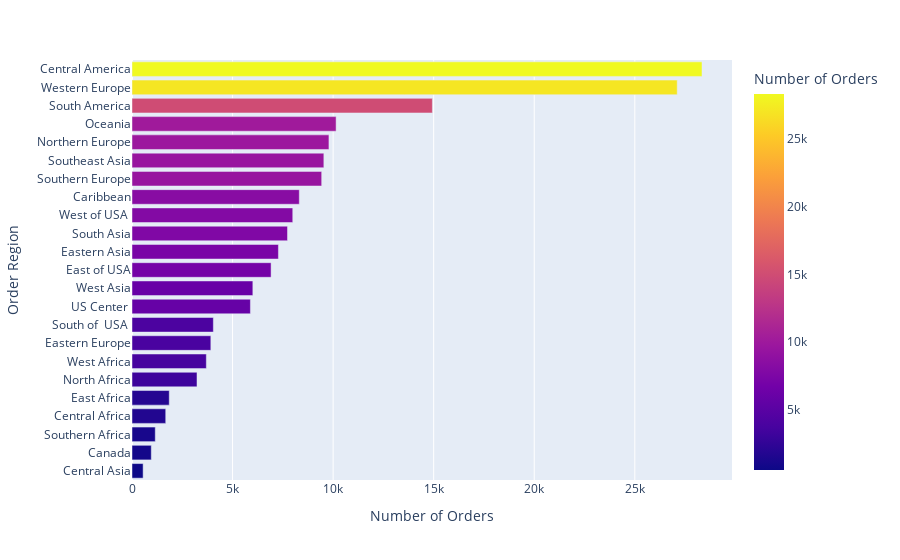

Notebook source saved alongside this figure:
### Markdown cell above
# Based on Region

### Code cell
data_Region=df1.groupby(['Order Region'])['Order Id'].count().reset_index(name='Number of Orders').sort_values(by= 'Number of Orders', ascending= True)
px.bar(data_Region, x='Number of Orders',y = 'Order Region',color ='Number of Orders')

### Figure 1 — Plotly figure (JSON) as saved in the notebook; plotly's stock layout.template omitted (floating-point values rounded to 4 significant figures)
{"data": [{"alignmentgroup": "True", "hovertemplate": "Number of Orders=%{marker.color}<br>Order Region=%{y}<extra></extra>", "legendgroup": "", "marker": {"color": [553, 959, 1157, 1677, 1852, 3232, 3696, 3920, 4045, 5887, 6009, 6915, 7280, 7731, 7993, 8318, 9431, 9539, 9792, 10148, 14935, 27109, 28341], "coloraxis": "coloraxis", "pattern": {"shape": ""}}, "name": "", "offsetgroup": "", "orientation": "h", "showlegend": false, "textposition": "auto", "type": "bar", "x": [553, 959, 1157, 1677, 1852, 3232, 3696, 3920, 4045, 5887, 6009, 6915, 7280, 7731, 7993, 8318, 9431, 9539, 9792, 10148, 14935, 27109, 28341], "xaxis": "x", "y": ["Central Asia", "Canada", "Southern Africa", "Central Africa", "East Africa", "North Africa", "West Africa", "Eastern Europe", "South of  USA ", "US Center ", "West Asia", "East of USA", "Eastern Asia", "South Asia", "West of USA ", "Caribbean", "Southern Europe", "Southeast Asia", "Northern Europe", "Oceania", "South America", "Western Europe", "Central America"], "yaxis": "y"}], "layout": {"barmode": "relative", "coloraxis": {"colorbar": {"title": {"text": "Number of Orders"}}, "colorscale": [[0, "#0d0887"], [0.1111, "#46039f"], [0.2222, "#7201a8"], [0.3333, "#9c179e"], [0.4444, "#bd3786"], [0.5556, "#d8576b"], [0.6667, "#ed7953"], [0.7778, "#fb9f3a"], [0.8889, "#fdca26"], [1, "#f0f921"]]}, "legend": {"tracegroupgap": 0}, "margin": {"t": 60}, "xaxis": {"anchor": "y", "domain": [0, 1], "title": {"text": "Number of Orders"}}, "yaxis": {"anchor": "x", "domain": [0, 1], "title": {"text": "Order Region"}}}}
